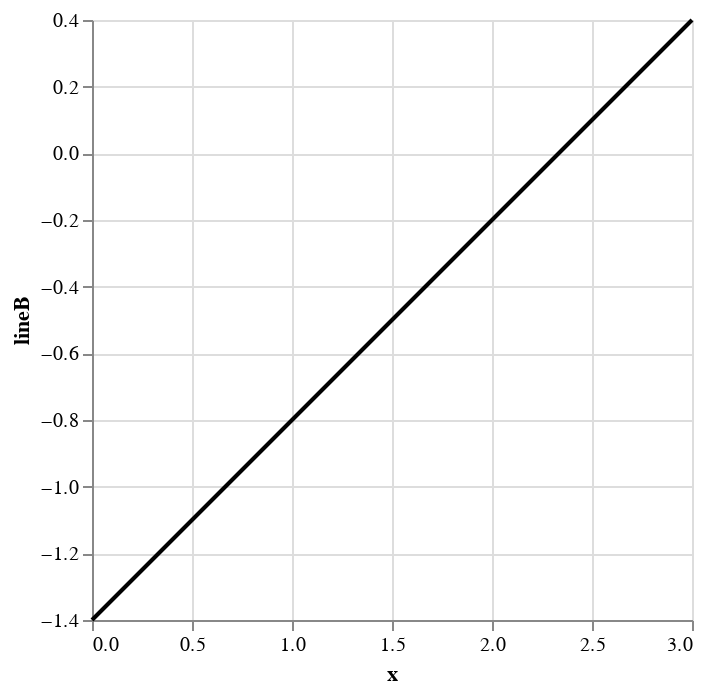

The cell this chart's notebook holds for it:
### Code cell
#Now let's plot lineB
c3 = base.mark_line(color="black").encode(y="lineB")
c3

### Figure 1 — Vega-Lite specification as saved in the notebook (floating-point values rounded to 4 significant figures)
{"config": {"view": {"continuousWidth": 300, "continuousHeight": 300}}, "data": {"name": "data-e85beb7529ff9a23a83e49d3894e7618"}, "mark": {"type": "line", "color": "black"}, "encoding": {"x": {"field": "x", "type": "quantitative"}, "y": {"field": "lineB", "type": "quantitative"}}, "$schema": "https://vega.github.io/schema/vega-lite/v5.8.0.json", "datasets": {"data-e85beb7529ff9a23a83e49d3894e7618": [{"x": 0, "y": 0, "lineA": 0, "lineB": -1.4}, {"x": 1, "y": 2, "lineA": 2, "lineB": -0.8}, {"x": 2, "y": -10, "lineA": 4, "lineB": -0.2}, {"x": 3, "y": 6, "lineA": 6, "lineB": 0.4}]}}
